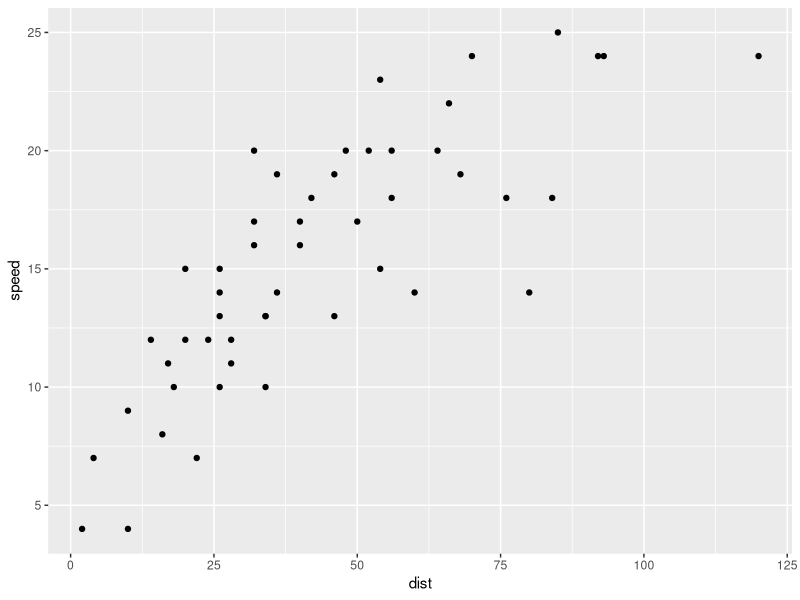
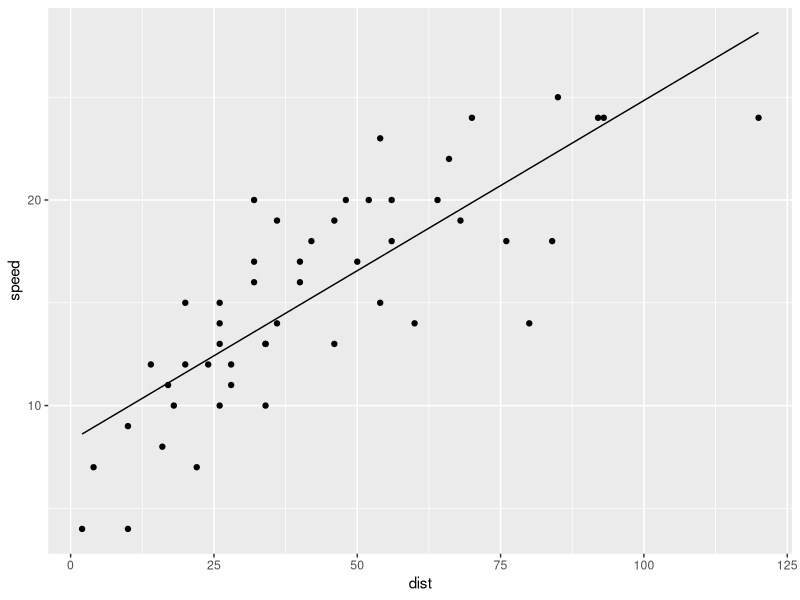

Write the R code that produced these figures, in order.
1 + 1
library(tidyverse)
data(cars)
cars
gg <- ggplot(data=cars, aes(x=dist, y=speed)) + geom_point()
gg
mod <- lm(speed ~ dist, data = cars)
mod
gg + geom_line(aes(x=dist, y=fitted(mod)))

#Make data and check for a correlation!
omg <- c(1,2,3,4,5,6)
omg
omfg <- c(1,4,5,3,5,9)

cor.test(omg, omfg)
